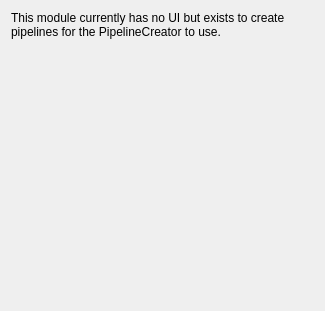
<?xml version="1.0" encoding="UTF-8"?>
<ui version="4.0">
 <class>PipelineModules</class>
 <widget class="qMRMLWidget" name="PipelineModules">
  <property name="geometry">
   <rect>
    <x>0</x>
    <y>0</y>
    <width>325</width>
    <height>311</height>
   </rect>
  </property>
  <layout class="QVBoxLayout" name="verticalLayout">
   <item>
    <widget class="QLabel" name="label">
     <property name="text">
      <string>This module currently has no UI but exists to create pipelines for the PipelineCreator to use.</string>
     </property>
     <property name="wordWrap">
      <bool>true</bool>
     </property>
    </widget>
   </item>
   <item>
    <spacer name="verticalSpacer">
     <property name="orientation">
      <enum>Qt::Vertical</enum>
     </property>
     <property name="sizeHint" stdset="0">
      <size>
       <width>20</width>
       <height>40</height>
      </size>
     </property>
    </spacer>
   </item>
  </layout>
 </widget>
 <customwidgets>
  <customwidget>
   <class>qMRMLWidget</class>
   <extends>QWidget</extends>
   <header>qMRMLWidget.h</header>
   <container>1</container>
  </customwidget>
 </customwidgets>
 <resources/>
 <connections/>
</ui>
